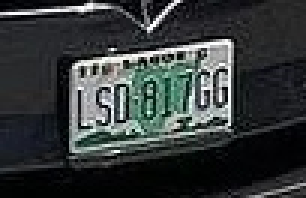
#> input picture artifacts/results/License_Plate/plate0.jpg, 102 x 66 px (shown 3 times larger)
$ jupyter execute alignmer_experiment.ipynb
#> lines starting #> are read from the running program, lines starting #| are printed output that depends on the picture; after the words box and inside, x2 and y2 are one past the last pixel; in counts of white or black regions, pixels touching at a corner belong together
[cell 1]
from imutils.perspective import four_point_transform
from skimage.filters import threshold_local
import numpy as np
import cv2 as cv
import imutils
import os

[cell 2]
ARTIFACT_PATH = os.path.join(os.path.abspath(".."),"artifacts")

[cell 3]
image = cv.imread(os.path.join(ARTIFACT_PATH,"results","License_Plate","plate0.jpg"))
#> image is the input picture: shape (66, 102, 3); mean B, G, R 57.6, 57.4, 52.8
ratio = image.shape[0]/150
#> ratio = 0.44
orig = image.copy()
image = imutils.resize(image, height=150)
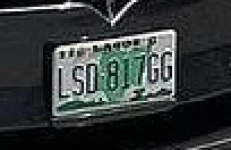
#> image: shape (150, 231, 3); mean B, G, R 57.7, 57.5, 52.9

gray = cv.cvtColor(image, cv.COLOR_BGR2GRAY)
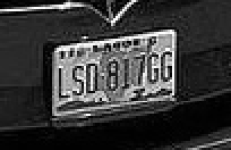
#> gray: shape (150, 231); min 0, max 255, mean 56.1
gray = cv.GaussianBlur(gray, (5,5), 0)
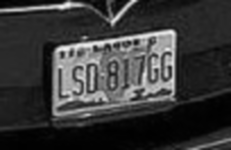
#> gray: shape (150, 231); min 1, max 239, mean 56.1
edged = cv.Canny(gray, 150, 255)
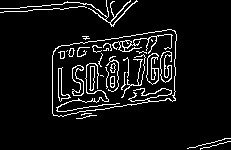
#> edged: shape (150, 231); 7.2% white in thin lines or dots

print("STEP 1: Edge Detection")
cv.imshow("Image", image)
cv.imshow("Edged", edged)
cv.waitKey(0)
cv.destroyAllWindows()

[cell 4]
cnts = cv.findContours(edged.copy(), cv.RETR_LIST, cv.CHAIN_APPROX_SIMPLE)
#> cnts = 47 contours, 21 with area under 20; largest, box (x1, y1, x2, y2) and area: (52, 29, 177, 117) 8459, (52, 29, 177, 117) 8418, (146, 53, 159, 85) 238, (160, 51, 172, 83) 194, (146, 53, 159, 85) 186
cnts = imutils.grab_contours(cnts)
cnts = sorted(cnts, key = cv.contourArea, reverse = True)[:5]
#> cnts = 5 contours; box (x1, y1, x2, y2) and area: (52, 29, 177, 117) 8459, (52, 29, 177, 117) 8418, (146, 53, 159, 85) 238, (160, 51, 172, 83) 194, (146, 53, 159, 85) 186
# loop over the contours
for c in cnts:
	# approximate the contour
	peri = cv.arcLength(c, True)
	approx = cv.approxPolyDP(c, 0.02 * peri, True)
	# if our approximated contour has four points, then we
	# can assume that we have found our screen
	if len(approx) == 4:
		screenCnt = approx
		break
#> this loop made 1 pass
#> (peri, screenCnt) on pass 1: (404.5, [[175, 31], [55, 48], [53, 115], [175, 100]])
# show the contour (outline) of the piece of paper
print("STEP 2: Find contours of paper")
cv.drawContours(image, [screenCnt], -1, (0, 255, 0), 2)
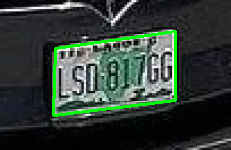
#> image: shape (150, 231, 3); 3.25% of pixels changed, all inside (x1, y1, x2, y2) = (52, 30, 177, 117)
cv.imshow("Outline", image)
cv.waitKey(0)
cv.destroyAllWindows()

[cell 5]
# apply the four point transform to obtain a top-down
# view of the original image
warped = four_point_transform(orig, screenCnt.reshape(4, 2) * ratio)
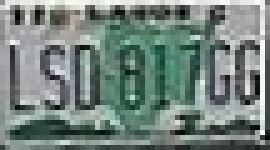
#> warped: shape (30, 54, 3) (shown 5 times larger); mean B, G, R 126.5, 132.5, 117.5
# convert the warped image to grayscale, then threshold it
# to give it that 'black and white' paper effect
warped = cv.cvtColor(warped, cv.COLOR_BGR2GRAY)
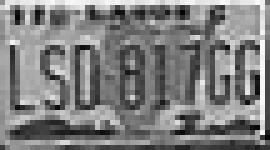
#> warped: shape (30, 54) (shown 5 times larger); min 5, max 249, mean 127.3
# T = threshold_local(warped, 11, offset = 10, method = "gaussian")
# warped = (warped > T).astype("uint8") * 255
# show the original and scanned images
print("STEP 3: Apply perspective transform")
cv.imshow("Original", imutils.resize(orig, height = 50))
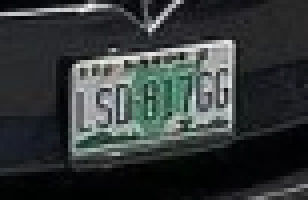
#> window 'Original': shape (50, 77, 3) (shown 4 times larger); mean B, G, R 57.6, 57.4, 52.8
cv.imshow("Scanned", imutils.resize(warped, height = 50))
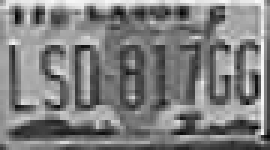
#> window 'Scanned': shape (50, 90) (shown 3 times larger); min 5, max 249, mean 127.2
cv.waitKey(0)
cv.destroyAllWindows()
